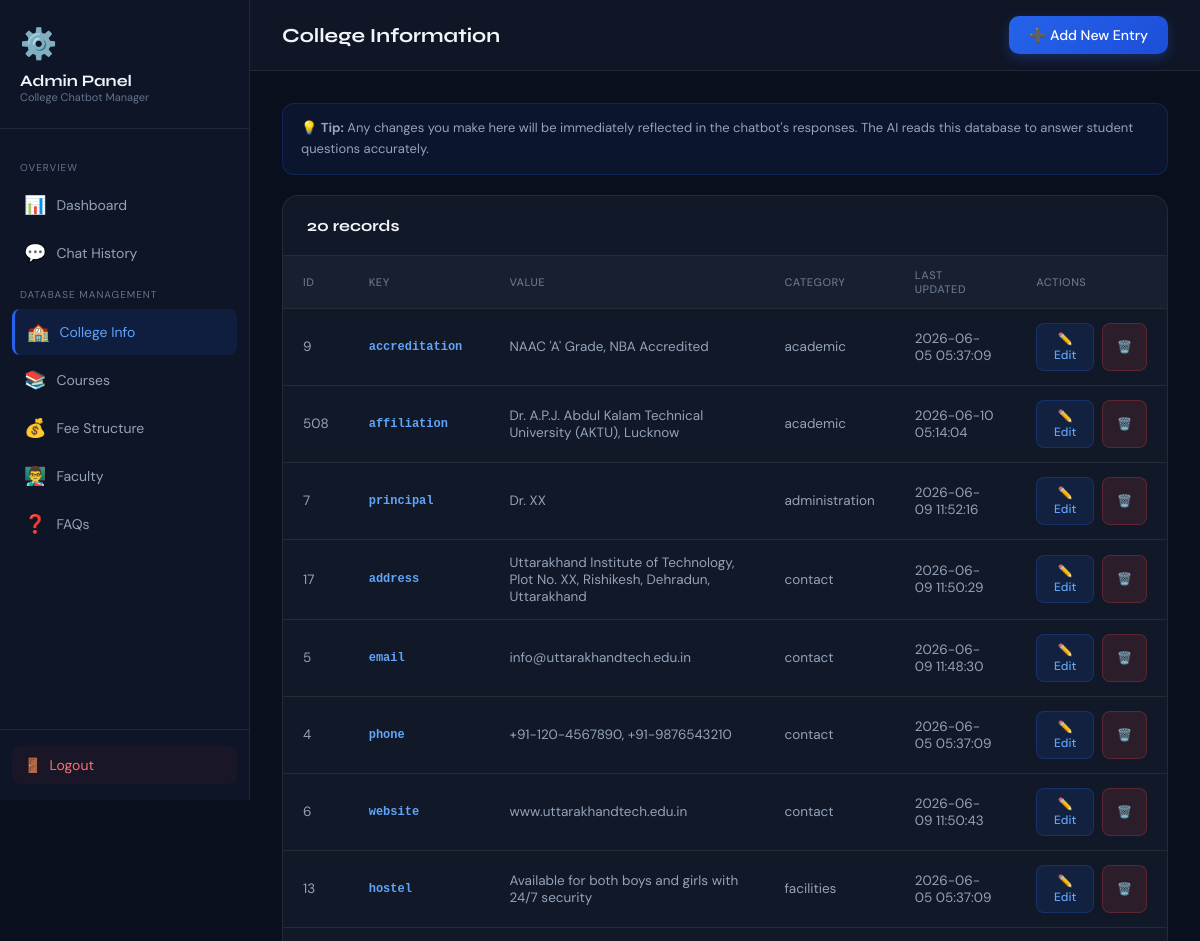
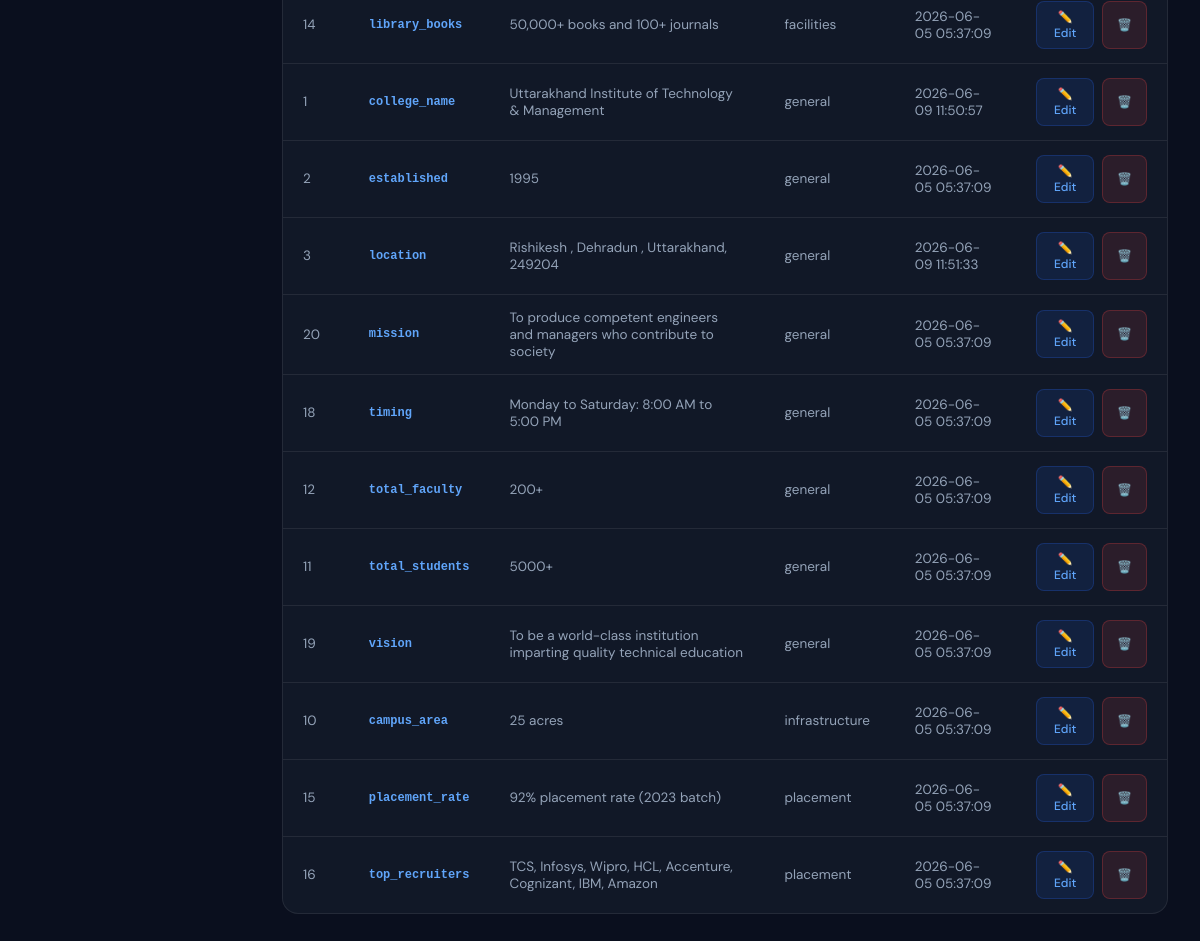
/admin/college-info (signed in), run on the app's committed database (2 pictures, top to bottom).
### tables this page shows
CREATE TABLE college_info (
            id INTEGER PRIMARY KEY AUTOINCREMENT,
            key TEXT UNIQUE NOT NULL,
            value TEXT NOT NULL,
            category TEXT DEFAULT 'general',
            last_updated TEXT DEFAULT CURRENT_TIMESTAMP
        );

### app.py (the view)
@app.route("/admin/college-info")
@admin_required
def admin_college_info():
    conn = get_db_connection()
    data = conn.execute("SELECT * FROM college_info ORDER BY category, key").fetchall()
    conn.close()
    return render_template("admin_table.html",
                          title="College Information",
                          table="college_info",
                          data=data,
                          columns=["id", "key", "value", "category", "last_updated"])

### app.py (called while the page is built)
def get_db_connection():
    conn = sqlite3.connect(DB_PATH)
    conn.row_factory = sqlite3.Row  # Access columns by name
    return conn

def admin_required(f):
    from functools import wraps
    @wraps(f)
    def decorated_function(*args, **kwargs):
        if not session.get("admin_logged_in"):
            flash("Please login first!", "warning")
            return redirect(url_for("admin_login"))
        return f(*args, **kwargs)
    return decorated_function

### templates/admin_table.html (shortened to what this page needs)
<!DOCTYPE html>
<html lang="en">
<head>
</head>
<body>
<aside class="admin-sidebar">
  <div class="sidebar-brand"><span class="brand-icon">⚙️</span><div class="brand-name">Admin Panel</div><div class="brand-sub">College Chatbot Manager</div></div>
  <nav class="sidebar-nav">
    <p class="nav-section-label">Overview</p>
    <a href="/admin/dashboard" class="nav-item"><span class="nav-icon">📊</span> Dashboard</a>
    <a href="/admin/chat-history" class="nav-item"><span class="nav-icon">💬</span> Chat History</a>
    <p class="nav-section-label">Database Management</p>
    <a href="/admin/college-info" class="nav-item {% if table=='college_info' %}active{% endif %}"><span class="nav-icon">🏫</span> College Info</a>
    <a href="/admin/courses" class="nav-item"><span class="nav-icon">📚</span> Courses</a>
    <a href="/admin/fees" class="nav-item {% if table=='fees' %}active{% endif %}"><span class="nav-icon">💰</span> Fee Structure</a>
    <a href="/admin/faculty" class="nav-item"><span class="nav-icon">👨‍🏫</span> Faculty</a>
    <a href="/admin/faqs" class="nav-item"><span class="nav-icon">❓</span> FAQs</a>
  </nav>
  <div class="sidebar-bottom"><a href="/admin/logout" class="logout-btn"><span>🚪</span> Logout</a></div>
</aside>
<main class="main-content">
  <div class="top-bar">
    <h1 class="page-title">{{ title }}</h1>
    <button class="btn btn-primary" onclick="openAddModal()">➕ Add New Entry</button>
  </div>
  <div class="content-area">
    <div class="info-tip">
      💡 <strong>Tip:</strong> Any changes you make here will be immediately reflected in the chatbot's responses. The AI reads this database to answer student questions accurately.
    </div>
    <div class="table-card">
      <div class="table-header">
        <span class="table-heading">{{ data|length }} records</span>
      </div>
      <div style="overflow-x:auto;">
        <table>
          <thead>
            <tr>
              {% for col in columns %}
              <th>{{ col.replace('_',' ').title() }}</th>
              {% endfor %}
              <th>Actions</th>
            </tr>
          </thead>
          <tbody>
            {% for row in data %}
            <tr id="row-{{ row['id'] }}">
              {% for col in columns %}
              <td class="{% if col=='key' %}key-cell{% elif col=='value' %}value-cell{% endif %}">
                {{ row[col] if row[col] is not none else '—' }}
              </td>
              {% endfor %}
              <td>
                <div class="actions">
                  <button class="btn btn-edit" onclick="openEditModal({{ row['id'] }})">✏️ Edit</button>
                  <button class="btn btn-danger" onclick="deleteRow({{ row['id'] }})">🗑️</button>
                </div>
              </td>
            </tr>
            {% endfor %}
          </tbody>
        </table>
      </div>
    </div>
  </div>
</main>
</body>
</html>

### templates/admin_table.html (style rules this page uses)
*, *::before, *::after { box-sizing: border-box; margin: 0; padding: 0; }
:root { --primary: #2563eb; --bg: #0a0f1e; --card: #111827; --sidebar-bg: #0d1526; --border: rgba(255,255,255,0.08); --text: #f1f5f9; --text-muted: #64748b; --text-secondary: #94a3b8; --font-display: 'Syne', sans-serif; --font-body: 'DM Sans', sans-serif; --sidebar-w: 250px; }
body { font-family: var(--font-body); background: var(--bg); color: var(--text); display: flex; min-height: 100vh; }
.admin-sidebar { width: var(--sidebar-w); background: var(--sidebar-bg); border-right: 1px solid var(--border); display: flex; flex-direction: column; position: fixed; top: 0; left: 0; height: 100vh; z-index: 10; }
.sidebar-brand { padding: 24px 20px; border-bottom: 1px solid var(--border); }
.brand-icon { font-size: 30px; margin-bottom: 8px; display: block; }
.brand-name { font-family: var(--font-display); font-size: 16px; font-weight: 700; }
.brand-sub { font-size: 11px; color: var(--text-muted); }
.sidebar-nav { flex: 1; padding: 20px 12px; overflow-y: auto; }
.nav-section-label { font-size: 10px; text-transform: uppercase; letter-spacing: 1px; color: var(--text-muted); padding: 0 8px 8px; margin-top: 12px; }
.nav-item { display: flex; align-items: center; gap: 10px; padding: 11px 12px; color: var(--text-secondary); text-decoration: none; border-radius: 8px; font-size: 14px; transition: all 0.2s; margin-bottom: 2px; }
.nav-item:hover, .nav-item.active { background: rgba(37,99,235,0.12); color: var(--text); }
.nav-item.active { color: #60a5fa; border-left: 3px solid #2563eb; }
.nav-icon { font-size: 18px; }
.sidebar-bottom { padding: 16px 12px; border-top: 1px solid var(--border); }
.logout-btn { display: flex; align-items: center; gap: 8px; padding: 10px 12px; color: #f87171; text-decoration: none; border-radius: 8px; font-size: 14px; transition: all 0.2s; background: rgba(239,68,68,0.05); }
.main-content { margin-left: var(--sidebar-w); flex: 1; }
.top-bar { background: rgba(17,24,39,0.95); border-bottom: 1px solid var(--border); padding: 16px 32px; display: flex; align-items: center; justify-content: space-between; backdrop-filter: blur(20px); position: sticky; top: 0; z-index: 5; }
.page-title { font-family: var(--font-display); font-size: 20px; font-weight: 700; }
.content-area { padding: 32px; }
.table-card { background: var(--card); border: 1px solid var(--border); border-radius: 16px; overflow: hidden; }
.table-header { padding: 20px 24px; border-bottom: 1px solid var(--border); display: flex; justify-content: space-between; align-items: center; }
.table-heading { font-family: var(--font-display); font-size: 16px; font-weight: 700; }
table { width: 100%; border-collapse: collapse; }
th { background: rgba(255,255,255,0.03); padding: 12px 20px; text-align: left; font-size: 11px; text-transform: uppercase; letter-spacing: 0.5px; color: var(--text-muted); font-weight: 500; }
td { padding: 14px 20px; border-top: 1px solid var(--border); font-size: 13.5px; color: var(--text-secondary); }
.key-cell { font-weight: 600; color: #60a5fa; font-family: monospace; font-size: 12px; }
.value-cell { max-width: 400px; }
.actions { display: flex; gap: 8px; }
.btn { padding: 7px 14px; border-radius: 8px; border: none; cursor: pointer; font-family: var(--font-body); font-size: 12px; font-weight: 500; transition: all 0.2s; display: inline-flex; align-items: center; gap: 4px; }
.btn-edit { background: rgba(37,99,235,0.12); border: 1px solid rgba(37,99,235,0.25); color: #60a5fa; }
.btn-danger { background: rgba(239,68,68,0.12); border: 1px solid rgba(239,68,68,0.25); color: #f87171; }
.btn-primary { background: linear-gradient(135deg,#2563eb,#1d4ed8); color: white; padding: 10px 20px; font-size: 14px; border-radius: 10px; box-shadow: 0 4px 12px rgba(37,99,235,0.3); }
.info-tip { background: rgba(37,99,235,0.08); border: 1px solid rgba(37,99,235,0.2); border-radius: 12px; padding: 14px 18px; margin-bottom: 20px; font-size: 13px; color: #94a3b8; line-height: 1.6; }

### data on the page
college_info: id "9" "accreditation" "NAAC 'A' Grade, NBA Accredited" "academic" "2026-06-05 05:37:09"
college_info: id "508" "affiliation" "Dr. A.P.J. Abdul Kalam Technical University (AKTU), Lucknow" "academic" "2026-06-10 05:14:04"
college_info: id "7" "principal" "Dr. XX" "administration" "2026-06-09 11:52:16"
college_info: id "17" "address" "Uttarakhand Institute of Technology, Plot No. XX, Rishikesh, Dehradun, Uttarakhand" "contact" "2026-06-09 11:50:29"
college_info: id "5" "email" "info@uttarakhandtech.edu.in" "contact" "2026-06-09 11:48:30"
college_info: id "4" "phone" "+91-120-4567890, +91-9876543210" "contact" "2026-06-05 05:37:09"
college_info: id "6" "website" "www.uttarakhandtech.edu.in" "contact" "2026-06-09 11:50:43"
college_info: id "13" "hostel" "Available for both boys and girls with 24/7 security" "facilities" "2026-06-05 05:37:09"
college_info: id "14" "library_books" "50,000+ books and 100+ journals" "facilities" "2026-06-05 05:37:09"
college_info: id "1" "college_name" "Uttarakhand Institute of Technology & Management" "general" "2026-06-09 11:50:57"
college_info: id "2" "established" "1995" "general" "2026-06-05 05:37:09"
college_info: id "3" "location" "Rishikesh , Dehradun , Uttarakhand, 249204" "general" "2026-06-09 11:51:33"
college_info: id "20" "mission" "To produce competent engineers and managers who contribute to society" "general" "2026-06-05 05:37:09"
college_info: id "18" "timing" "Monday to Saturday: 8:00 AM to 5:00 PM" "general" "2026-06-05 05:37:09"
college_info: id "12" "total_faculty" "200+" "general" "2026-06-05 05:37:09"
college_info: id "11" "total_students" "5000+" "general" "2026-06-05 05:37:09"
college_info: id "19" "vision" "To be a world-class institution imparting quality technical education" "general" "2026-06-05 05:37:09"
college_info: id "10" "campus_area" "25 acres" "infrastructure" "2026-06-05 05:37:09"
college_info: id "15" "placement_rate" "92% placement rate (2023 batch)" "placement" "2026-06-05 05:37:09"
college_info: id "16" "top_recruiters" "TCS, Infosys, Wipro, HCL, Accenture, Cognizant, IBM, Amazon" "placement" "2026-06-05 05:37:09"

### other printed values
{{ title }} "College Information"
{{ data|length }} "20"
{{ col.replace('_',' ').title() }} "ID" "KEY" "VALUE" "CATEGORY" "LAST UPDATED"
